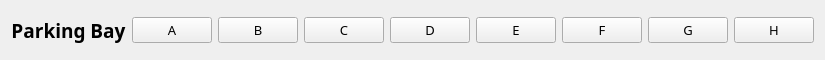
               <widget class="QFrame" name="frame_48">
                <property name="maximumSize">
                 <size>
                  <width>16777215</width>
                  <height>60</height>
                 </size>
                </property>
                <property name="frameShape">
                 <enum>QFrame::NoFrame</enum>
                </property>
                <property name="frameShadow">
                 <enum>QFrame::Raised</enum>
                </property>
                <layout class="QHBoxLayout" name="horizontalLayout_25">
                 <item>
                  <widget class="QLabel" name="label_6">
                   <property name="font">
                    <font>
                     <family>Mitr SemiBold</family>
                     <pointsize>14</pointsize>
                     <weight>75</weight>
                     <bold>true</bold>
                    </font>
                   </property>
                   <property name="text">
                    <string>Parking Bay</string>
                   </property>
                   <property name="alignment">
                    <set>Qt::AlignCenter</set>
                   </property>
                  </widget>
                 </item>
                 <item>
                  <widget class="QPushButton" name="locasort_a_btn">
                   <property name="font">
                    <font>
                     <family>Mitr SemiBold</family>
                     <pointsize>10</pointsize>
                    </font>
                   </property>
                   <property name="cursor">
                    <cursorShape>PointingHandCursor</cursorShape>
                   </property>
                   <property name="text">
                    <string>A</string>
                   </property>
                   <property name="checkable">
                    <bool>true</bool>
                   </property>
                   <property name="checked">
                    <bool>false</bool>
                   </property>
                   <property name="autoExclusive">
                    <bool>true</bool>
                   </property>
                  </widget>
                 </item>
                 <item>
                  <widget class="QPushButton" name="locasort_b_btn">
                   <property name="font">
                    <font>
                     <family>Mitr SemiBold</family>
                     <pointsize>10</pointsize>
                    </font>
                   </property>
                   <property name="cursor">
                    <cursorShape>PointingHandCursor</cursorShape>
                   </property>
                   <property name="text">
                    <string>B</string>
                   </property>
                   <property name="checkable">
                    <bool>true</bool>
                   </property>
                   <property name="checked">
                    <bool>false</bool>
                   </property>
                   <property name="autoExclusive">
                    <bool>true</bool>
                   </property>
                  </widget>
                 </item>
                 <item>
                  <widget class="QPushButton" name="locasort_c_btn">
                   <property name="font">
                    <font>
                     <family>Mitr SemiBold</family>
                     <pointsize>10</pointsize>
                    </font>
                   </property>
                   <property name="cursor">
                    <cursorShape>PointingHandCursor</cursorShape>
                   </property>
                   <property name="text">
                    <string>C</string>
                   </property>
                   <property name="checkable">
                    <bool>true</bool>
                   </property>
                   <property name="checked">
                    <bool>false</bool>
                   </property>
                   <property name="autoExclusive">
                    <bool>true</bool>
                   </property>
                  </widget>
                 </item>
                 <item>
                  <widget class="QPushButton" name="locasort_d_btn">
                   <property name="font">
                    <font>
                     <family>Mitr SemiBold</family>
                     <pointsize>10</pointsize>
                    </font>
                   </property>
                   <property name="cursor">
                    <cursorShape>PointingHandCursor</cursorShape>
                   </property>
                   <property name="text">
                    <string>D</string>
                   </property>
                   <property name="checkable">
                    <bool>true</bool>
                   </property>
                   <property name="checked">
                    <bool>false</bool>
                   </property>
                   <property name="autoExclusive">
                    <bool>true</bool>
                   </property>
                  </widget>
                 </item>
                 <item>
                  <widget class="QPushButton" name="locasort_e_btn">
                   <property name="font">
                    <font>
                     <family>Mitr SemiBold</family>
                     <pointsize>10</pointsize>
                    </font>
                   </property>
                   <property name="cursor">
                    <cursorShape>PointingHandCursor</cursorShape>
                   </property>
                   <property name="text">
                    <string>E</string>
                   </property>
                   <property name="checkable">
                    <bool>true</bool>
                   </property>
                   <property name="checked">
                    <bool>false</bool>
                   </property>
                   <property name="autoExclusive">
                    <bool>true</bool>
                   </property>
                  </widget>
                 </item>
                 <item>
                  <widget class="QPushButton" name="locasort_f_btn">
                   <property name="font">
                    <font>
                     <family>Mitr SemiBold</family>
                     <pointsize>10</pointsize>
                    </font>
                   </property>
                   <property name="cursor">
                    <cursorShape>PointingHandCursor</cursorShape>
                   </property>
                   <property name="text">
                    <string>F</string>
                   </property>
                   <property name="checkable">
                    <bool>true</bool>
                   </property>
                   <property name="checked">
                    <bool>false</bool>
                   </property>
                   <property name="autoExclusive">
                    <bool>true</bool>
                   </property>
                  </widget>
                 </item>
                 <item>
                  <widget class="QPushButton" name="locasort_g_btn">
                   <property name="font">
                    <font>
                     <family>Mitr SemiBold</family>
                     <pointsize>10</pointsize>
                    </font>
                   </property>
                   <property name="cursor">
                    <cursorShape>PointingHandCursor</cursorShape>
                   </property>
                   <property name="text">
                    <string>G</string>
                   </property>
                   <property name="checkable">
                    <bool>true</bool>
                   </property>
                   <property name="checked">
                    <bool>false</bool>
                   </property>
                   <property name="autoExclusive">
                    <bool>true</bool>
                   </property>
                  </widget>
                 </item>
                 <item>
                  <widget class="QPushButton" name="locasort_h_btn">
                   <property name="font">
                    <font>
                     <family>Mitr SemiBold</family>
                     <pointsize>10</pointsize>
                    </font>
                   </property>
                   <property name="cursor">
                    <cursorShape>PointingHandCursor</cursorShape>
                   </property>
                   <property name="text">
                    <string>H</string>
                   </property>
                   <property name="checkable">
                    <bool>true</bool>
                   </property>
                   <property name="checked">
                    <bool>false</bool>
                   </property>
                   <property name="autoExclusive">
                    <bool>true</bool>
                   </property>
                  </widget>
                 </item>
                </layout>
               </widget>
